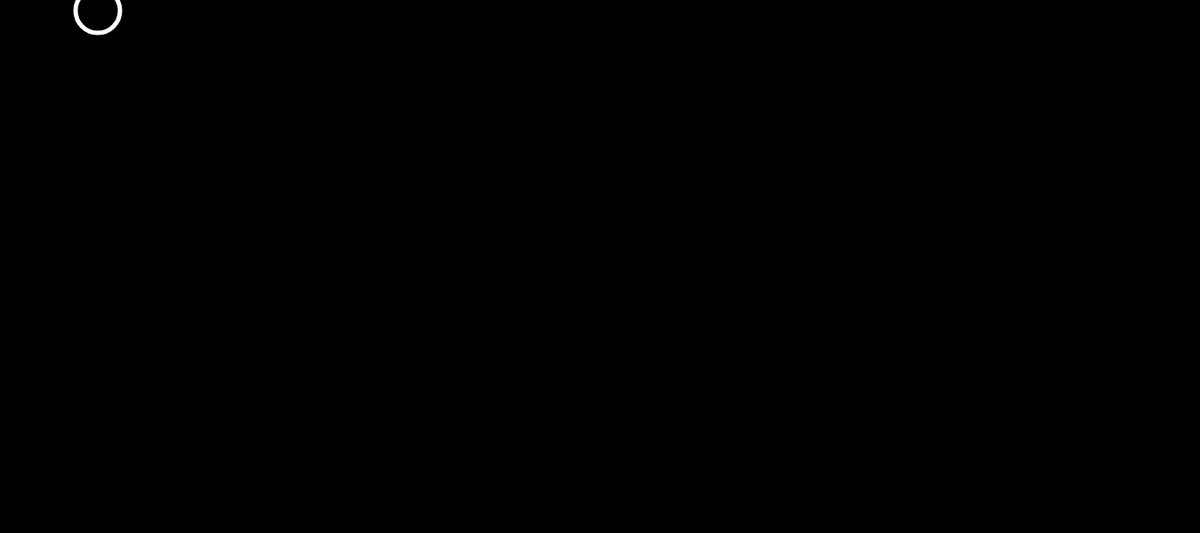
Frame 1 (no input)
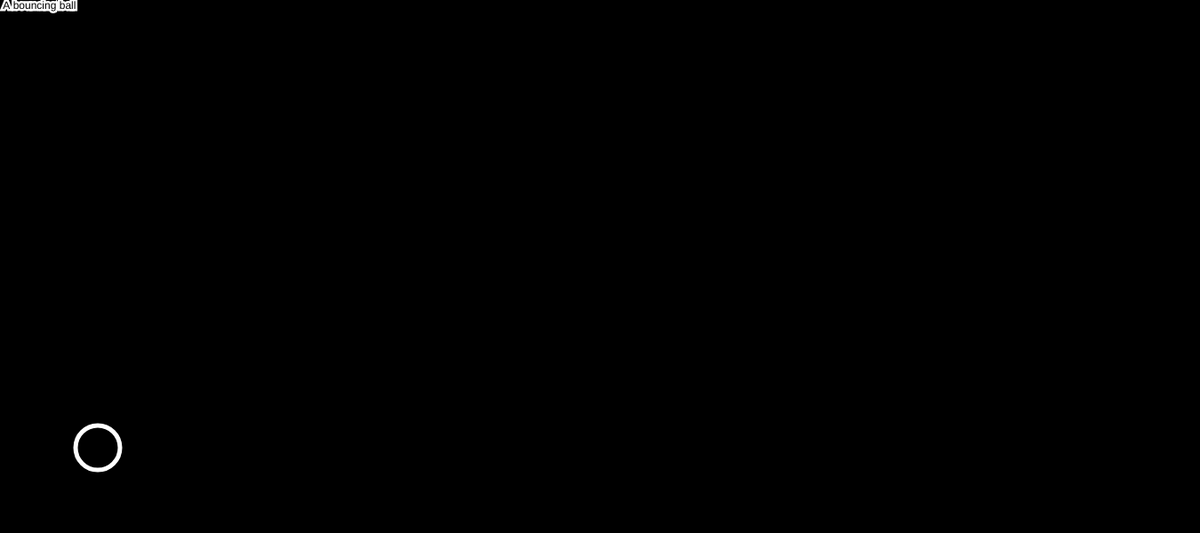
Frame 60 (no input)
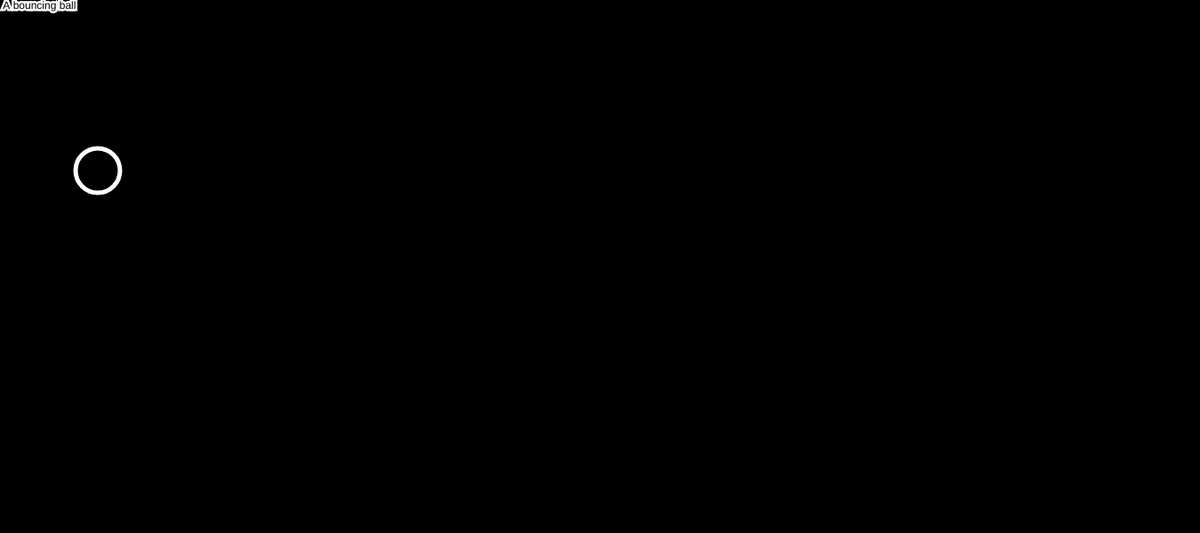
Frame 120 (the mouse pressed at the canvas centre since frame 60)

The p5.js sketch that drew these frames (run headless with seeded random() and noise() and a simulated clock; from frame 60 on, the mouse is pressed at the canvas centre):

// p5.js sketch
// ── sketch.js
var y = 0;
var speed = 12;
function setup() {
  createCanvas(1350, 600);
}

function draw() {
  background(0);
  ellipseMode(CENTER);
  text(" A bouncing ball", 0 , 10);
   fill(0);
  stroke(255);
  strokeWeight(5);
 
  
  y = y + speed;
  if ((y > height ) || (y < 0)) {
    speed = speed * -1;
  }
  
ellipse(110, y, 50, 50);
  
}
